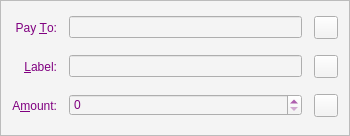
<?xml version="1.0" encoding="UTF-8"?>
<ui version="4.0">
 <class>SendCoinsEntry</class>
 <widget class="QFrame" name="SendCoinsEntry">
  <property name="geometry">
   <rect>
    <x>0</x>
    <y>0</y>
    <width>350</width>
    <height>136</height>
   </rect>
  </property>
  <property name="windowTitle">
   <string>Form</string>
  </property>
  <property name="styleSheet">
   <string notr="true">color: rgb(204, 155, 68);
background-color: rgb(244, 244, 244);</string>
  </property>
  <property name="frameShape">
   <enum>QFrame::StyledPanel</enum>
  </property>
  <property name="frameShadow">
   <enum>QFrame::Sunken</enum>
  </property>
  <layout class="QGridLayout" name="gridLayout">
   <property name="spacing">
    <number>12</number>
   </property>
   <item row="3" column="0">
    <widget class="QLabel" name="label_2">
     <property name="styleSheet">
      <string notr="true">color: #800080;</string>
     </property>
     <property name="text">
      <string>Pay &amp;To:</string>
     </property>
     <property name="alignment">
      <set>Qt::AlignRight|Qt::AlignTrailing|Qt::AlignVCenter</set>
     </property>
     <property name="buddy">
      <cstring>payTo</cstring>
     </property>
    </widget>
   </item>
   <item row="8" column="0">
    <widget class="QLabel" name="label">
     <property name="styleSheet">
      <string notr="true">color: #800080;</string>
     </property>
     <property name="text">
      <string>A&amp;mount:</string>
     </property>
     <property name="alignment">
      <set>Qt::AlignRight|Qt::AlignTrailing|Qt::AlignVCenter</set>
     </property>
     <property name="buddy">
      <cstring>payAmount</cstring>
     </property>
    </widget>
   </item>
   <item row="5" column="0">
    <widget class="QLabel" name="label_4">
     <property name="styleSheet">
      <string notr="true">color: #800080;</string>
     </property>
     <property name="text">
      <string>&amp;Label:</string>
     </property>
     <property name="alignment">
      <set>Qt::AlignRight|Qt::AlignTrailing|Qt::AlignVCenter</set>
     </property>
     <property name="buddy">
      <cstring>addAsLabel</cstring>
     </property>
    </widget>
   </item>
   <item row="5" column="1">
    <layout class="QHBoxLayout" name="horizontalLayout_2">
     <item>
      <widget class="QValidatedLineEdit" name="addAsLabel">
       <property name="toolTip">
        <string>Enter a label for this address to add it to your address book</string>
       </property>
      </widget>
     </item>
     <item>
      <widget class="QToolButton" name="addressBookButton">
       <property name="toolTip">
        <string>Choose address from address book</string>
       </property>
       <property name="text">
        <string/>
       </property>
       <property name="icon">
        <iconset resource="../bitcoin.qrc">
         <normaloff>:/icons/address-book</normaloff>:/icons/address-book</iconset>
       </property>
       <property name="shortcut">
        <string>Alt+A</string>
       </property>
      </widget>
     </item>
    </layout>
   </item>
   <item row="8" column="1">
    <layout class="QHBoxLayout" name="horizontalLayout">
     <item>
      <widget class="BitcoinAmountField" name="payAmount">
       <property name="styleSheet">
        <string notr="true">color: #800080;</string>
       </property>
      </widget>
     </item>
     <item>
      <widget class="QToolButton" name="deleteButton">
       <property name="toolTip">
        <string>Remove this recipient</string>
       </property>
       <property name="text">
        <string/>
       </property>
       <property name="icon">
        <iconset resource="../bitcoin.qrc">
         <normaloff>:/icons/remove</normaloff>:/icons/remove</iconset>
       </property>
      </widget>
     </item>
    </layout>
   </item>
   <item row="3" column="1">
    <layout class="QHBoxLayout" name="payToLayout">
     <item>
      <widget class="QValidatedLineEdit" name="payTo">
       <property name="toolTip">
        <string>The address to send the payment to (e.g. RYkuzHsrEvv6yVtXvuBHvdp6TZzRsv42Pr)</string>
       </property>
       <property name="maxLength">
        <number>80</number>
       </property>
      </widget>
     </item>
     <item>
      <widget class="QToolButton" name="pasteButton">
       <property name="toolTip">
        <string>Paste address from clipboard</string>
       </property>
       <property name="text">
        <string/>
       </property>
       <property name="icon">
        <iconset resource="../bitcoin.qrc">
         <normaloff>:/icons/editpaste</normaloff>:/icons/editpaste</iconset>
       </property>
       <property name="shortcut">
        <string>Alt+P</string>
       </property>
      </widget>
     </item>
    </layout>
   </item>
  </layout>
 </widget>
 <customwidgets>
  <customwidget>
   <class>BitcoinAmountField</class>
   <extends>QSpinBox</extends>
   <header>bitcoinamountfield.h</header>
   <container>1</container>
  </customwidget>
  <customwidget>
   <class>QValidatedLineEdit</class>
   <extends>QLineEdit</extends>
   <header>qvalidatedlineedit.h</header>
  </customwidget>
 </customwidgets>
 <resources>
  <include location="../bitcoin.qrc"/>
 </resources>
 <connections/>
</ui>
